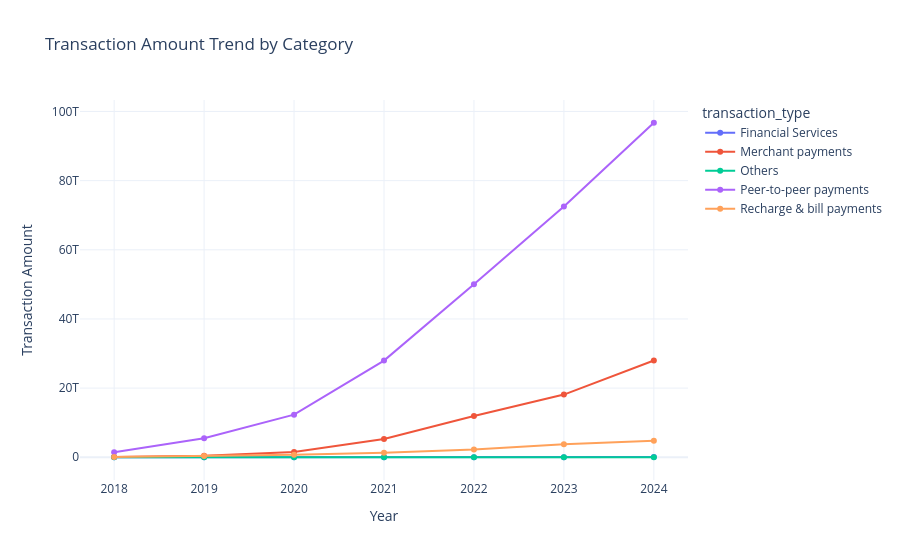

The notebook cell this image was saved under:
### Markdown cell above
Insight 1:

Merchant Payments experienced hyper-growth between 2019–2021, indicating rapid merchant onboarding and strong offline digital payment penetration.

Business Meaning:

PhonePe aggressively expanded offline merchant network.
QR adoption boom.
COVID accelerated digital merchant acceptance.

Insight 2: Recharge & Bill Payments - No extreme volatility

Insight 3: Financial Services - Financial services transactions exhibit high volatility, suggesting early-stage expansion with significant long-term potential.

### Code cell
amount_data = category_year.sort_values("year")

fig = px.line(
    amount_data,
    x="year",
    y="transaction_amount",
    color="transaction_type",
    markers=True,
    title="Transaction Amount Trend by Category"
)

fig.update_layout(
    xaxis_title="Year",
    yaxis_title="Transaction Amount",
    template="plotly_white"
)

fig.show()

### Figure 1 — Plotly figure (JSON) as saved in the notebook; plotly's stock layout.template omitted (floating-point values rounded to 4 significant figures)
{"data": [{"hovertemplate": "transaction_type=Financial Services<br>year=%{x}<br>transaction_amount=%{y}<extra></extra>", "legendgroup": "Financial Services", "line": {"color": "#636efa", "dash": "solid"}, "marker": {"symbol": "circle"}, "mode": "lines+markers", "name": "Financial Services", "orientation": "v", "showlegend": true, "type": "scatter", "x": [2018, 2019, 2020, 2021, 2022, 2023, 2024], "xaxis": "x", "y": [3753000000.0, 2318000000.0, 8458000000.0, 16300000000.0, 18690000000.0, 30590000000.0, 61920000000.0], "yaxis": "y"}, {"hovertemplate": "transaction_type=Merchant payments<br>year=%{x}<br>transaction_amount=%{y}<extra></extra>", "legendgroup": "Merchant payments", "line": {"color": "#EF553B", "dash": "solid"}, "marker": {"symbol": "circle"}, "mode": "lines+markers", "name": "Merchant payments", "orientation": "v", "showlegend": true, "type": "scatter", "x": [2018, 2019, 2020, 2021, 2022, 2023, 2024], "xaxis": "x", "y": [56640000000.0, 411400000000.0, 1548000000000.0, 5271000000000.0, 11950000000000.0, 18130000000000.0, 27980000000000.0], "yaxis": "y"}, {"hovertemplate": "transaction_type=Others<br>year=%{x}<br>transaction_amount=%{y}<extra></extra>", "legendgroup": "Others", "line": {"color": "#00cc96", "dash": "solid"}, "marker": {"symbol": "circle"}, "mode": "lines+markers", "name": "Others", "orientation": "v", "showlegend": true, "type": "scatter", "x": [2018, 2019, 2020, 2021, 2022, 2023, 2024], "xaxis": "x", "y": [19920000000.0, 23970000000.0, 14220000000.0, 27240000000.0, 29220000000.0, 27280000000.0, 32430000000.0], "yaxis": "y"}, {"hovertemplate": "transaction_type=Peer-to-peer payments<br>year=%{x}<br>transaction_amount=%{y}<extra></extra>", "legendgroup": "Peer-to-peer payments", "line": {"color": "#ab63fa", "dash": "solid"}, "marker": {"symbol": "circle"}, "mode": "lines+markers", "name": "Peer-to-peer payments", "orientation": "v", "showlegend": true, "type": "scatter", "x": [2018, 2019, 2020, 2021, 2022, 2023, 2024], "xaxis": "x", "y": [1433000000000.0, 5489000000000.0, 12330000000000.0, 27970000000000.0, 50050000000000.0, 72520000000000.0, 96740000000000.0], "yaxis": "y"}, {"hovertemplate": "transaction_type=Recharge & bill payments<br>year=%{x}<br>transaction_amount=%{y}<extra></extra>", "legendgroup": "Recharge & bill payments", "line": {"color": "#FFA15A", "dash": "solid"}, "marker": {"symbol": "circle"}, "mode": "lines+markers", "name": "Recharge & bill payments", "orientation": "v", "showlegend": true, "type": "scatter", "x": [2018, 2019, 2020, 2021, 2022, 2023, 2024], "xaxis": "x", "y": [109800000000.0, 350200000000.0, 744100000000.0, 1317000000000.0, 2227000000000.0, 3780000000000.0, 4810000000000.0], "yaxis": "y"}], "layout": {"legend": {"title": {"text": "transaction_type"}, "tracegroupgap": 0}, "title": {"text": "Transaction Amount Trend by Category"}, "xaxis": {"anchor": "y", "domain": [0, 1], "title": {"text": "Year"}}, "yaxis": {"anchor": "x", "domain": [0, 1], "title": {"text": "Transaction Amount"}}}}
